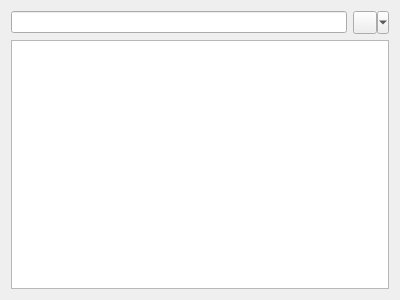
<?xml version="1.0" encoding="UTF-8"?>
<ui version="4.0">
 <class>Views::FancyTreeView</class>
 <widget class="QWidget" name="Views::FancyTreeView">
  <property name="geometry">
   <rect>
    <x>0</x>
    <y>0</y>
    <width>400</width>
    <height>300</height>
   </rect>
  </property>
  <property name="windowTitle">
   <string>Form</string>
  </property>
  <layout class="QGridLayout" name="gridLayout">
   <item row="0" column="0">
    <widget class="Utils::QButtonLineEdit" name="searchLine"/>
   </item>
   <item row="1" column="0" colspan="2">
    <widget class="Views::DeselectableTreeView" name="treeView">
     <property name="alternatingRowColors">
      <bool>true</bool>
     </property>
    </widget>
   </item>
   <item row="0" column="1">
    <widget class="QToolButton" name="button">
     <property name="text">
      <string/>
     </property>
     <property name="popupMode">
      <enum>QToolButton::MenuButtonPopup</enum>
     </property>
     <property name="toolButtonStyle">
      <enum>Qt::ToolButtonTextUnderIcon</enum>
     </property>
    </widget>
   </item>
  </layout>
 </widget>
 <customwidgets>
  <customwidget>
   <class>Utils::QButtonLineEdit</class>
   <extends>QLineEdit</extends>
   <header location="global">utils/widgets/qbuttonlineedit.h</header>
  </customwidget>
  <customwidget>
   <class>Views::DeselectableTreeView</class>
   <extends>QTreeView</extends>
   <header location="global">listviewplugin/deselectabletreeview.h</header>
  </customwidget>
 </customwidgets>
 <resources/>
 <connections/>
</ui>
